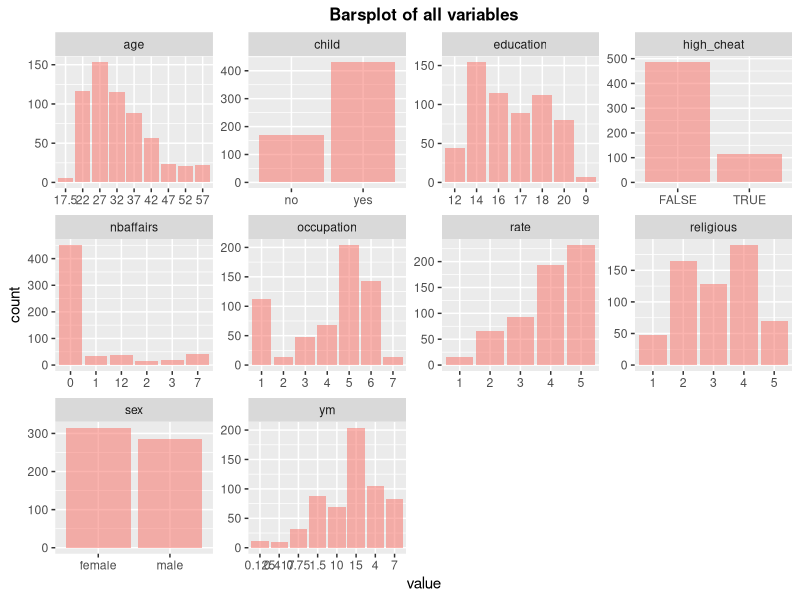
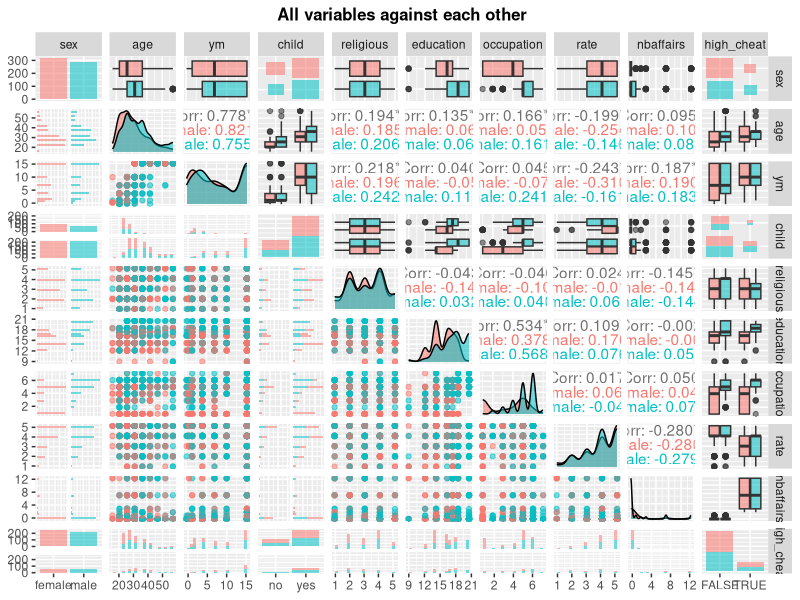
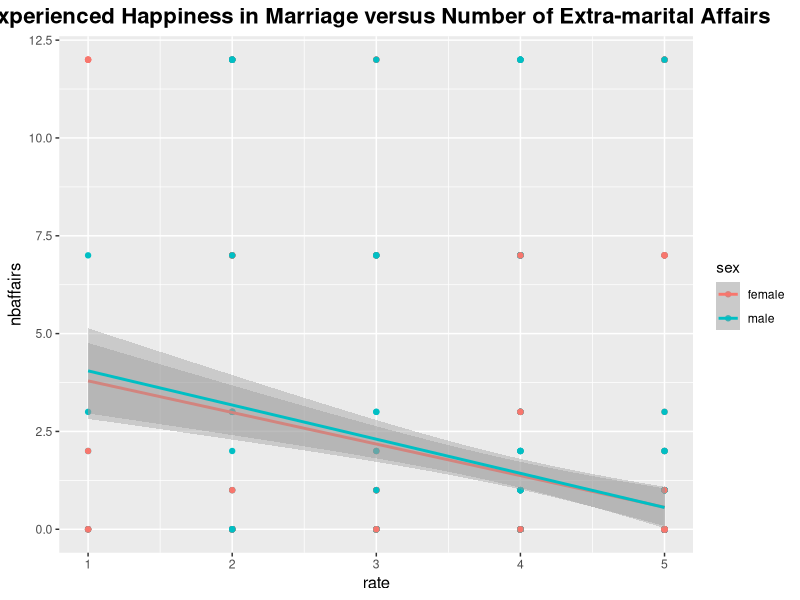
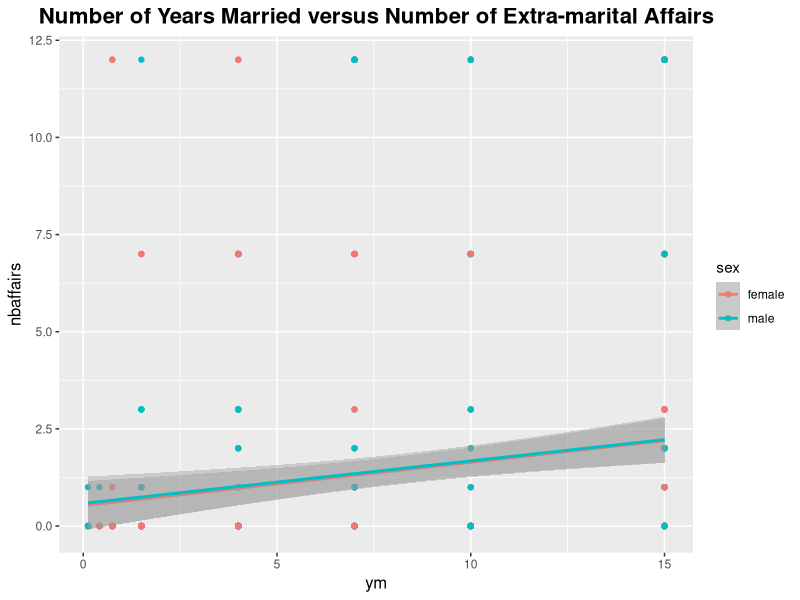
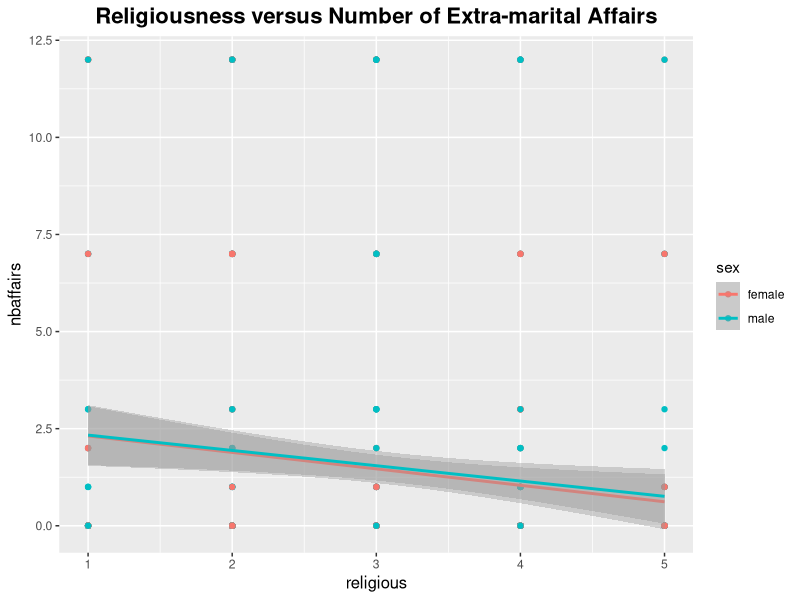

The R script that drew these images, in order:
## ---- chunk 1
# Access libraries
library(dplyr)
library(ggplot2)
library(GGally)
library(stringr)
library(tidyverse)

# reading data from the wrangles CSV file to table 'affairs'
affairs <- read.table("data/affairs.csv", sep = ";", header = TRUE)

# printing a summary of affairs
summary(affairs)
# n= 601; 315 females, 286 males; mean age: 32.48 years
## ---- chunk 2
# printing a graphical summarization of affairs
gather(affairs) %>% ggplot(aes(value,fill="#99999",alpha=0.3)) + facet_wrap("key", scales = "free") + geom_bar() + ggtitle("Barsplot of all variables") +
  theme(plot.title = element_text(hjust = 0.5,size=12,face='bold'),legend.position="none")
## ---- chunk 3
ggpairs(affairs, mapping = aes(col = sex, alpha = 0.3), lower = list(combo = wrap("facethist", bins = 20))) +
  ggtitle("All variables against each other") +
  theme(plot.title = element_text(hjust = 0.5,size=12,face='bold'))

## ---- chunk 4
# Plotting nbaffairs vs rate
p1 <-ggplot(affairs, aes(x = rate, y = nbaffairs, col=sex)) +
  geom_point() + geom_smooth(method="lm") + 
  ggtitle("Experienced Happiness in Marriage versus Number of Extra-marital Affairs")+
  theme(plot.title = element_text(hjust = 0.5,size=16,face='bold'),
        axis.title= element_text(hjust = 0.5,size=12))
p1
## ---- chunk 5
# Plotting nbaffairs vs ym
p1 <-ggplot(affairs, aes(x = ym, y = nbaffairs, col=sex)) +
  geom_point() + geom_smooth(method="lm") + 
  ggtitle("Number of Years Married versus Number of Extra-marital Affairs")+
  theme(plot.title = element_text(hjust = 0.5,size=16,face='bold'),
        axis.title= element_text(hjust = 0.5,size=12))
p1
## ---- chunk 6
# Plotting nbaffairs vs religious
p1 <-ggplot(affairs, aes(x = religious, y = nbaffairs, col=sex)) +
  geom_point() + geom_smooth(method="lm") + 
  ggtitle("Religiousness versus Number of Extra-marital Affairs")+
  theme(plot.title = element_text(hjust = 0.5,size=16,face='bold'),
        axis.title= element_text(hjust = 0.5,size=12))
p1
## ---- chunk 7
knitr::opts_chunk$set(echo = TRUE)
